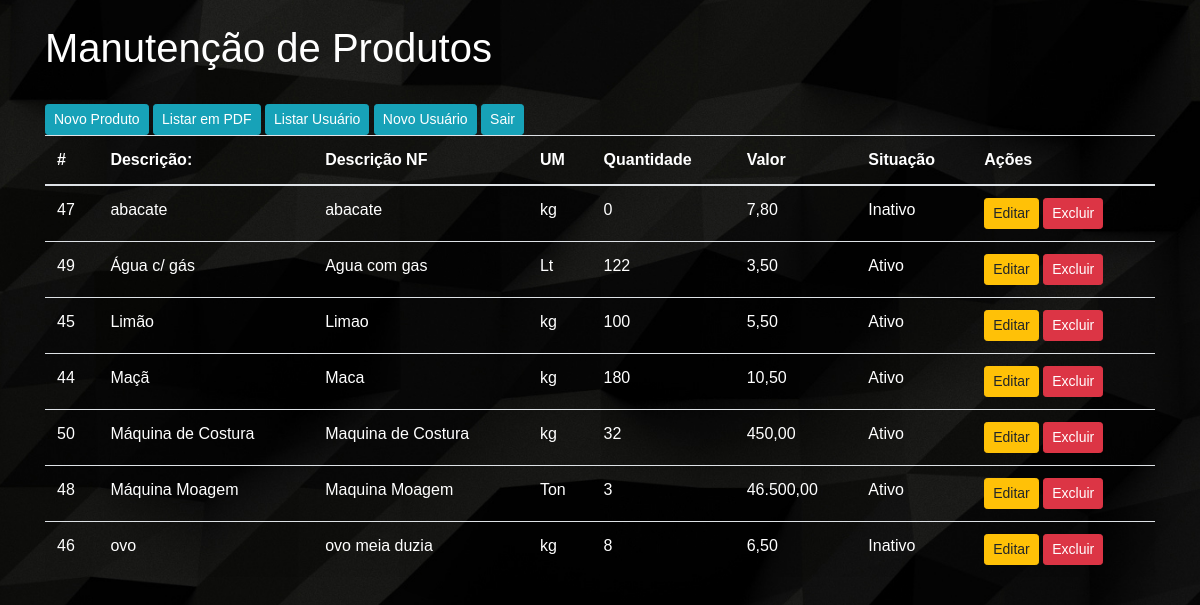
The app's page /lista_produtos.php (signed in) with its own data.
### tables this page shows
CREATE TABLE `produto` (
  `codigo` int(11) NOT NULL,
  `descprod` text NOT NULL,
  `descnot` text NOT NULL,
  `unidmed` text NOT NULL,
  `situprod` text NOT NULL,
  `valoprod` varchar(20) DEFAULT NULL,
  `qtdprod` varchar(5) DEFAULT NULL
);

### lista_produtos.php (the view, shortened to what this page needs)
<?php
    require_once "conexao.php";
   $sql   = "SELECT * FROM produto order by descprod asc";
    $query = $con->query($sql);
    $registros = $query->fetchAll();
 ?>
 <!doctype html>
<html lang="en">
  <head>
    <link rel="stylesheet" href="https://maxcdn.bootstrapcdn.com/bootstrap/4.0.0/css/bootstrap.min.css">
    <link rel="stylesheet" href="CSS_Prod/estilo_listaprod.css">
  </head>
  <body>
    <div class="container"></br>
      <h1>Manutenção de Produtos</h1></br>
      <a class="btn btn-info btn-sm" href="form_produto.php">Novo Produto</a>
      <a class="btn btn-info btn-sm" href="relatorios/relatorio_listagem.php">Listar em PDF</a>
      <a class="btn btn-info btn-sm" href="listar_users.php">Listar Usuário</a>
      <a class="btn btn-info btn-sm" href="tela_login/cadastrar.php">Novo Usuário</a>
      <a class="btn btn-info btn-sm" href="tela_login/index.php" onclick="return confirm('Tem certeza que deseja sair do usuário atual?')">Sair</a>
      <table class="table table-hover table-striped">
          <thead>
            <th>#</th>
            <th>Descrição:</th>
            <th>Descrição NF</th>
            <th>UM</th>
            <th>Quantidade</th>
            <th>Valor</th>
            <th>Situação</th>
            <th>Ações</th>
          </thead>
          <tbody>
            <?php foreach ($registros as $linha): ?>
              <tr>
                  <td><?php echo $linha['codigo']; ?></td>
                  <td><?php echo $linha['descprod']; ?></td>
                  <td><?php echo $linha['descnot']; ?></td>
                  <td><?php echo $linha['unidmed']; ?></td>
                  <td><?php echo $linha['qtdprod']; ?></td>
                  <td><?php echo $linha['valoprod']; ?></td>
                  <td><?php echo $linha['situprod']; ?></td>
                  <td>
                      <a class="btn btn-warning btn-sm" href="buscar_produto.php?codigo=<?php echo $linha['codigo']; ?>">
                        Editar
                      </a>
                      <a class="btn btn-danger btn-sm" href="exclui_produto.php?codigo=<?php echo $linha['codigo']; ?>"  onclick="return confirm('Tem certeza que deseja excluir esse produto?')">
                        Excluir
                      </a>
                  </td>
              </tr>
            <?php endforeach; ?>
          </tbody>
      </table>
    </div>
  </body>
</html>

### CSS_Prod/estilo_listaprod.css (style rules this page uses)
* { margin: 0px; padding: 0px; }
body { background-image: url("Imagens/fundo2.jpg"); background-position: center; background-size: 2280px; color: white; font-family: arial; }

### records on screen
produto: codigo "47", descprod "abacate", descnot "abacate", unidmed "kg", qtdprod "0", valoprod "7,80", situprod "Inativo"
produto: codigo "49", descprod "Água c/ gás", descnot "Agua com gas", unidmed "Lt", qtdprod "122", valoprod "3,50", situprod "Ativo"
produto: codigo "45", descprod "Limão", descnot "Limao", unidmed "kg", qtdprod "100", valoprod "5,50", situprod "Ativo"
produto: codigo "44", descprod "Maçã", descnot "Maca", unidmed "kg", qtdprod "180", valoprod "10,50", situprod "Ativo"
produto: codigo "50", descprod "Máquina de Costura", descnot "Maquina de Costura", unidmed "kg", qtdprod "32", valoprod "450,00", situprod "Ativo"
produto: codigo "48", descprod "Máquina Moagem", descnot "Maquina Moagem", unidmed "Ton", qtdprod "3", valoprod "46.500,00", situprod "Ativo"
produto: codigo "46", descprod "ovo", descnot "ovo meia duzia", unidmed "kg", qtdprod "8", valoprod "6,50", situprod "Inativo"
